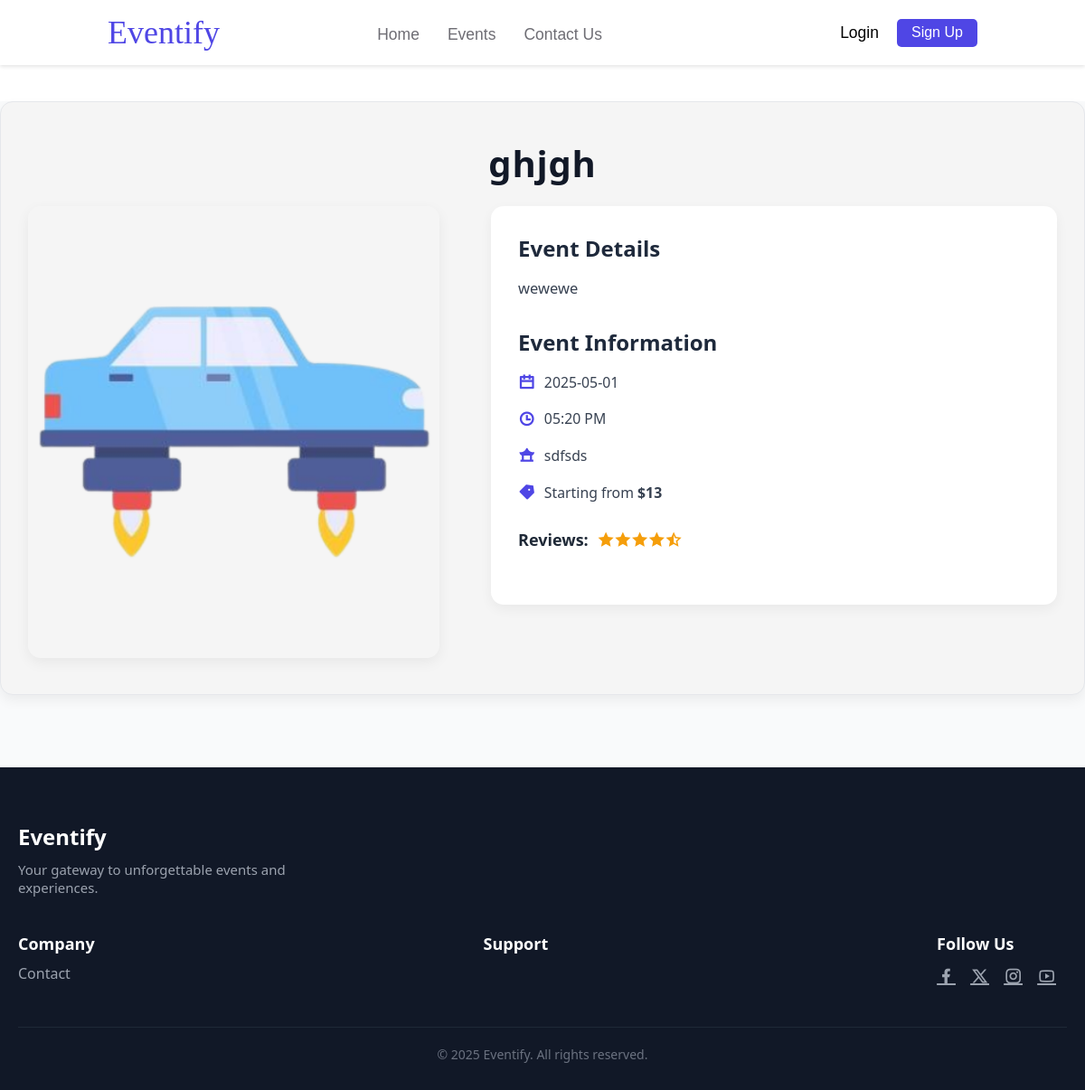
The app's page /View/EventDetails.php?id=33 with its own data.
### tables this page shows
CREATE TABLE `events` (
  `E_ID` int(100) NOT NULL,
  `E_Name` varchar(100) NOT NULL,
  `E_Location` varchar(100) NOT NULL,
  `E_Date` date NOT NULL,
  `E_Time` time(6) NOT NULL,
  `E_Description` text NOT NULL,
  `E_Category` varchar(20) NOT NULL,
  `E.Price` int(100) NOT NULL,
  `short_description` varchar(100) NOT NULL,
  `Thumbnail` text DEFAULT NULL,
  `venue_ID` int(11) NOT NULL,
  `PromoCode` int(11) DEFAULT NULL
);

### Model/Events.php (called while the page is built, shortened)
<?php
require_once '../Model/DataBase.php';
function getEventByID($eventID)
{
    global $conn;
    $query = "SELECT * FROM events WHERE E_ID = '$eventID'";
    $result = mysqli_query($conn, $query);
    if ($result) {
        return mysqli_fetch_assoc($result);
    } else {
        return null;
    }
}

### View/EventDetails.php (the view, shortened to what this page needs)
<?php
include("../Model/Events.php");
$eventDetails = getEventByID($_GET["id"]);
?>
<!DOCTYPE html>
<html lang="en">
<head>
  <link rel="stylesheet" href="../Asset/CSS/Style_EventDetails.css?v50.0" />
  <link
    href="https://cdn.jsdelivr.net/npm/remixicon@4.5.0/fonts/remixicon.css"
    rel="stylesheet" />
</head>
<body>
  <?php
  include("./Header.php");
  ?>
  <main>
    <section id="EventDetails">
      <div id="EventDetailsHeader">
        <h1><?php echo htmlspecialchars($eventDetails["E_Name"]); ?></h1>
      </div>
      <div id="EventBannerAndDetails">
        <div id="EventBanner">
          <img src="../Asset/Image/<?php echo htmlspecialchars($eventDetails['Thumbnail']); ?>" alt="Event Thumbnail">
        </div>
        <div id="EventContentDetails">
          <h2>Event Details</h2>
          <p>
            <?php
            echo htmlspecialchars($eventDetails["E_Description"]);
            ?>
          </p>
          <h3>Event Information</h3>
          <ul>
            <li>
              <strong><i class="ri-calendar-line"></i></strong> <?php echo htmlspecialchars($eventDetails["E_Date"]); ?>
            </li>
            <li>
              <strong><i class="ri-time-line"></i></strong> <?php echo date("h:i A", strtotime($eventDetails["E_Time"])); ?>
            </li>
            <li>
              <strong><i class="ri-ancient-pavilion-fill"></i></strong>
              <?php
              echo htmlspecialchars($eventDetails["E_Location"]);
              ?>
            </li>
            <li>
              <strong><i class="ri-price-tag-3-fill"></i></strong> Starting
              from
              <strong>&nbsp;$<?php echo htmlspecialchars($eventDetails["E.Price"]); ?></strong>
            </li>
          </ul>
          <div id="Stars">
            <span>Reviews:</span>
            <i class="ri-star-fill"></i>
            <i class="ri-star-fill"></i>
            <i class="ri-star-fill"></i>
            <i class="ri-star-fill"></i>
            <i class="ri-star-half-fill"></i>
          </div>
        </div>
      </div>
    </section>
  </main>
  <?php
  include("../View/Footer.php");
  ?>
</body>
</html>

### Asset/CSS/Style_EventDetails.css (style rules this page uses)
* { margin: 0; padding: 0; }
html { scroll-behavior: smooth; }
main { font-family: ui-sans-serif, system-ui, -apple-system, BlinkMacSystemFont, "Segoe UI", Roboto, "Helvetica Neue", Arial, "Noto Sans", sans-serif, "Apple Color Emoji", "Segoe UI Emoji", "Segoe UI Symbol", "Noto Color Emoji"; background-color: #f9fafb; padding-bottom: 40px; }
#EventDetails { background-color: #f5f5f5; padding: 40px 30px; box-shadow: 0 6px 14px rgba(0, 0, 0, 0.06); border: 1px solid #e5e7eb; border-radius: 14px; max-width: 1200px; margin: 40px auto; }
#EventDetailsHeader { padding-bottom: 20px; text-align: center; }
#EventDetailsHeader h1 { font-size: 40px; font-weight: 700; color: #111827; letter-spacing: 0.8px; margin: 0 auto; max-width: 800px; }
#EventBannerAndDetails { display: grid; grid-template-columns: 40% 55%; gap: 5%; align-items: start; }
#EventBanner { height: 500px; border-radius: 14px; overflow: hidden; box-shadow: 0 5px 15px rgba(0, 0, 0, 0.06); }
#EventBanner img { width: 100%; height: 100%; object-fit: cover; transition: transform 0.3s ease; }
#EventContentDetails { padding: 30px; background-color: #fff; border-radius: 14px; box-shadow: 0 5px 14px rgba(0, 0, 0, 0.05); }
#EventContentDetails h2, #EventContentDetails h3 { margin-bottom: 14px; color: #1e293b; font-size: 24px; font-weight: 600; }
#EventContentDetails p { font-size: 16.5px; line-height: 1.75; color: #374151; margin-bottom: 28px; }
#EventContentDetails ul { padding-left: 0; margin-bottom: 20px; }
#EventContentDetails ul li { list-style: none; font-size: 15.8px; color: #374151; margin-bottom: 12px; display: flex; align-items: center; line-height: 1.6; }
#EventContentDetails li i { color: #4f46e5; margin-right: 10px; font-size: 18px; flex-shrink: 0; }
#Stars { margin-top: 25px; margin-bottom: 30px; font-size: 18px; color: #f59e0b; display: flex; align-items: center; }
#Stars span { margin-right: 10px; font-weight: 600; color: #1f2937; }

### records on screen
events: E_Name "ghjgh", Thumbnail (picture), E_Description "wewewe", E_Date "2025-05-01", E_Time "05:20 PM", E_Location "sdfsds", Price "13"
